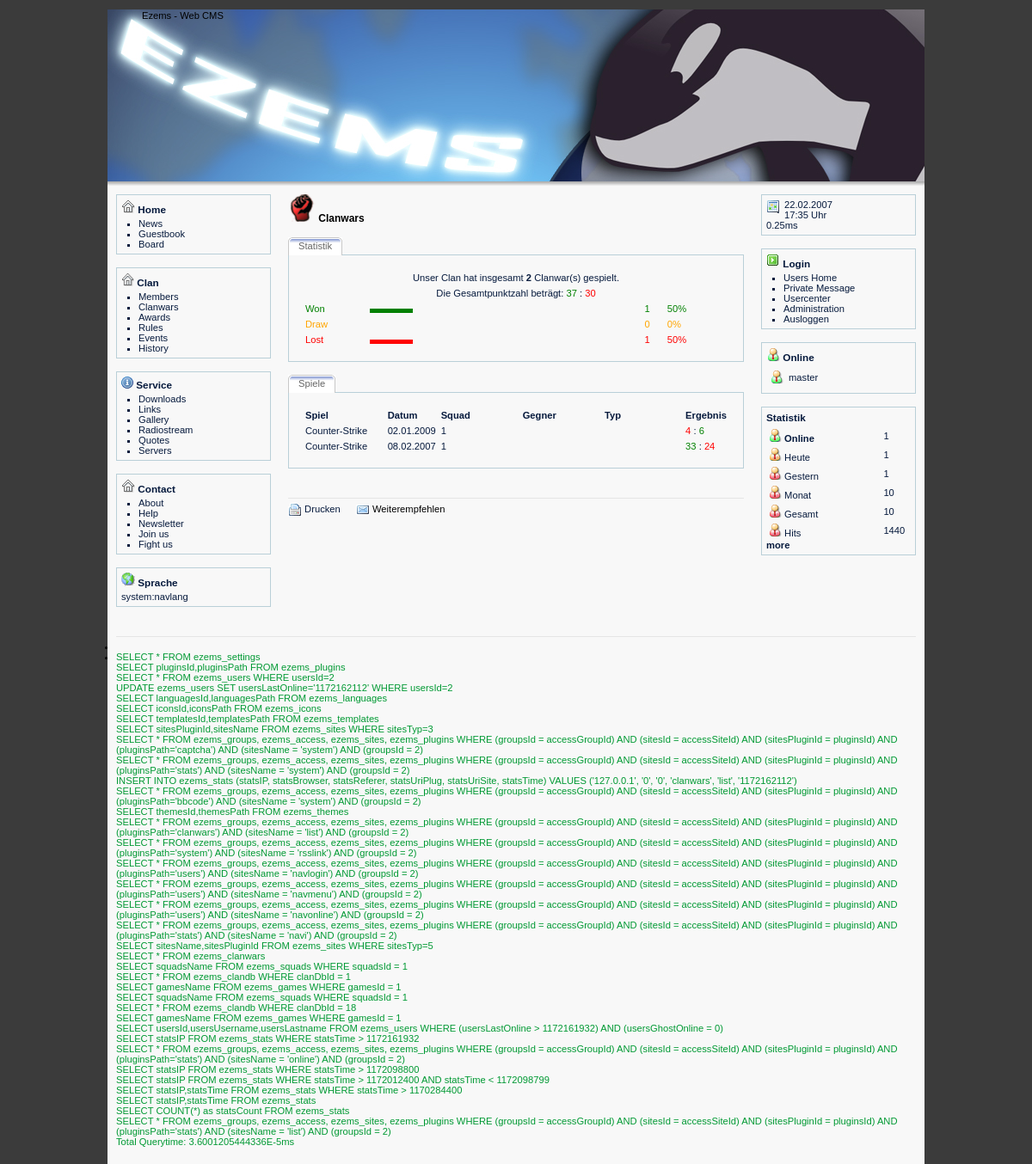
Screenshot of /index.php?view=clanwars&site=list (signed in) with the database file from the repository.
### tables this page shows
CREATE TABLE ezems_clanwars (
    clanwarsId int(7) unsigned NOT NULL auto_increment,
    clanwarsGameId int(7) DEFAULT '0' NOT NULL,
    clanwarsCategoryId int(7) DEFAULT '0' NOT NULL,
    clanwarsSquadId int(7) DEFAULT '0' NOT NULL,
    clanwarsEnemyId int(7) DEFAULT '0' NOT NULL,
    clanwarsSquadListPlayerId text NOT NULL,
    clanwarsListEnemy text NOT NULL,
    clanwarsDate varchar(20) NOT NULL,
    clanwarsMapsId text NOT NULL,
    clanwarsResults text NOT NULL,
    clanwarsFiles text NOT NULL,
  PRIMARY KEY (clanwarsId)
);

CREATE TABLE ezems_settings (
    settingsId int(7) NOT NULL auto_increment,
    settingsPlugin varchar(20) NOT NULL,
    settingsKey varchar(30) NOT NULL,
    settingsValue varchar(80) NOT NULL,
  PRIMARY KEY (settingsId)
);

CREATE TABLE ezems_users (
    usersId int(7) NOT NULL auto_increment,
    usersUsername varchar(80),
    usersPassword varchar(80),
    usersThemeId int(7),
    usersTemplateId int(7),
    usersIconId int(7),
    usersLanguageId int(7),
    usersGroupId int(7),
    usersLastOnline int(11),
    usersGhostOnline int(1),
    usersFirstname varchar(80),
    usersLastname varchar(80),
    usersEmail varchar(80),
    usersTime int(11),
  PRIMARY KEY (usersId)
);

### system/subs/templates.php (called while the page is built, shortened)
<?php
 $ecFile = 'system/subs/templates.php';
$ecTemplatesData = dbSelect('templatesId,templatesPath',1,'templates');
while($templates = mysql_fetch_object($ecTemplatesData))
{
	$ecLocal['templatesList'][$templates->templatesId] = $templates->templatesPath;
}
$ecLocal['template'] = $ecLocal['templatesList'][$ecUser['templateId']];
function ecTemplate($plugin, $site, $part = 'default', $language = 0)
{
	global $ecSettings, $ecFile, $ecLocal, $ecUser;
	$language = empty($language) ? $site : $language;
	$ecLang = ecGetLang($plugin, $language);
	$templatePath = 'templates/' . $ecLocal['template'] . '/' . $plugin . '/' . $site . '.html';
	if (file_exists($templatePath))
	{
		$template = implode('',file($templatePath));
		$template = str_replace('{ecTableWidth}', $ecLocal['tableWidth'], $template);
		if ($part != 'default')
		{
			preg_match_all ("/\<\!\+" . $part . "\>(.*?)\<\!\-" . $part . "/Sis", $template , $tmpPart);
			if (isset($tmpPart[1][0]))
			{
				$template = $tmpPart[1][0];
			}
			else
			{
				$template = '';
				ecError($ecFile, 'Templateerror: Part "'.$part.'" not found');
			}
		}
		else
		{
			$template = preg_replace("/\{\!(.*?)\}/is", '', $template);
		}
		preg_match_all ("={(.)(.*?)}=si", $template , $tmpVars);
		$count = count($tmpVars[0]);
		$i = 0;
		while(!empty($count))
		{
			if ($tmpVars[1][$i] == '?')
			{
				if (isset($ecLang[$tmpVars[2][$i]]))
				{
					$template = str_replace($tmpVars[0][$i], $ecLang[$tmpVars[2][$i]], $template);
				}
				else
				{
					$template = str_replace($tmpVars[0][$i], 'not defined!', $template);
					ecError($ecFile,'Languagevar '.$tmpVars[0][$i].' isn`t defined');
				}
			}
			elseif ($tmpVars[1][$i] == '$')
			{
				if (isset($GLOBALS[$tmpVars[2][$i]]))
				{
					$template = str_replace($tmpVars[0][$i], $GLOBALS[$tmpVars[2][$i]], $template);
				}
				else
				{
					$template = str_replace($tmpVars[0][$i], '', $template);
				}
			}
			$i++;
			$count--;
		}
		preg_match_all ("={icon:(.*?)}=si", $template , $tmpVarsIcons);
		$count = count($tmpVarsIcons[0]);
		$i = 0;
		while(!empty($count))
		{
			$iconsdata = preg_split('=:=si',$tmpVarsIcons[1][$i]);
			if (file_exists('icons/'.$ecLocal['icons'].'/'.$iconsdata[0]))
			{
				$icon = 'icons/'.$ecLocal['icons'].'/'.$iconsdata[0].'/'.$iconsdata[1].'.png';
				$icon = file_exists($icon) ? $icon : 'icons/'.$ecLocal['icons'].'/'.$iconsdata[0].'/default.png';
			}
			else
			{
				$icon = '';
				$message = 'Iconfolder not found: icons/'.$ecLocal['icons'].'/'.$iconsdata[0].'/';
				ecError($ecFile,$message);
			}
			$template = str_replace($tmpVarsIcons[0][$i], $icon, $template);
			$i++;
			$count--;
		}
		return $template;
	}
	else
	{
		$templatePath = 'templates/' . $ecLocal['template'] . '/' . $plugin . '/' . $site;
		$message = 'Template (' . $templatePath . '.html) nicht vorhanden';
		$message2 = 'Template (' . $site . '.html) nicht vorhanden';
		ecError($ecFile,$message);
		return $message2;
	}
}
?>

### system/subs/errorhandler.php (called while the page is built, shortened)
<?php
$ecLocal['errors'] = array();
?>

### config.php (called while the page is built, shortened)
<?php
	$ecLocal['errorLog'] = 0;
	$ecLocal['cryptKey'] = 'sEcu21re';
?>

### system/subs/languages.php (called while the page is built, shortened)
<?php
$ecLanguagesData = dbSelect('languagesId,languagesPath',1,'languages');
while($languages = mysql_fetch_object($ecLanguagesData))
{
	$ecLocal['languagesList'][$languages->languagesId] = $languages->languagesPath;
}
$ecLocal['language'] = $ecLocal['languagesList'][$ecUser['languageId']];
include('languages/'.$ecLocal['language'].'/global.php');
?>

### languages/german_de/global.php (called while the page is built, shortened)
<?php
$ecGobalLang['sunday'] = 'Sonntag';
$ecGobalLang['monday'] = 'Montag';
$ecGobalLang['tuesday'] = 'Dienstag';
$ecGobalLang['wednesday'] = 'Mittwoch';
$ecGobalLang['thursday'] = 'Donnerstag';
$ecGobalLang['friday'] = 'Freitag';
$ecGobalLang['saturday'] = 'Samstag';
$ecGobalLang['january'] = 'Januar';
$ecGobalLang['february'] = 'Februar';
$ecGobalLang['march'] = 'März';
$ecGobalLang['april'] = 'April';
$ecGobalLang['may'] = 'Mai';
$ecGobalLang['june'] = 'Juni';
$ecGobalLang['juli'] = 'Juli';
$ecGobalLang['august'] = 'August';
$ecGobalLang['september'] = 'September';
$ecGobalLang['october'] = 'Oktober';
$ecGobalLang['november'] = 'November';
$ecGobalLang['december'] = 'Dezember';
$ecGobalLang['charset']  = 'ISO-8859-15';
$ecGobalLang['datetyp']  = 'd.m.Y';
$ecGobalLang['timetyp']  = 'H:i';
$ecGobalLang['the'] = 'der';
$ecGobalLang['th'] = '.';
$ecGobalLang['oclock'] = 'Uhr';
$ecGobalLang['first'] = 'erste';
$ecGobalLang['back'] = 'vorherige';
$ecGobalLang['last'] = 'letzte';
$ecGobalLang['next'] = 'nächste';
$ecGobalLang['orderby'] = 'Geordnet nach';
$ecGobalLang['descending'] = 'Absteigend';
$ecGobalLang['ascending'] = 'Aufsteigend';
$ecGobalLang['referer1']	= 'Automatische Weiterleitung in';
$ecGobalLang['referer2']	= 'Sekunden <br /> Direkt:';
$ecGobalLang['next']		= 'weiter';
$ecGobalLang['test4']		= 'Test4';
?>

### system/subs/date.php (called while the page is built, shortened)
<?php
function ecDate($date, $typ = 1)
{
	global $tmpMonths, $tmpDays, $ecGobalLang, $ecLocal;
	if ($typ == 1)
	{
		$back = date($ecGobalLang['timetyp'], $date);
		$back .= ' ';
		$back .= $ecGobalLang['oclock'];
		return $back;
	}
	elseif ($typ == 2)
	{
		return date($ecGobalLang['datetyp'], $date);
	}
}
$ecLocal['date'] = ecDate($ecLocal['timestamp'], 2);
$ecLocal['time'] = ecDate($ecLocal['timestamp'], 1);
?>

### system/subs/icons.php (called while the page is built, shortened)
<?php
$ecIconsData = dbSelect('iconsId,iconsPath',1,'icons');
while($icons = mysql_fetch_object($ecIconsData))
{
	$ecLocal['iconsList'][$icons->iconsId] = $icons->iconsPath;
}
?>

### plugins/clanwars/list.php (the view, shortened to what this page needs)
<?php
$draw = 0;
$clanwarsSql = dbSelect('*', 1, 'clanwars');
while ($clanwarInfos = mysql_fetch_object($clanwarsSql))
{
	$results = $clanwarInfos->clanwarsResults;
	$scorePerMapArray = explode('|µ|', $results);
	$i = 0;
	while($i < count($scorePerMapArray))
	{
		$scorePerRoundArray = explode(':', $scorePerMapArray[$i]);
		$j = 1;
		while($j < count($scorePerRoundArray))
		{
			$ergebnisTeam1 = $scorePerRoundArray[$j];
			$j++;
			$ergebnisTeam2 = $scorePerRoundArray[$j];
			$j++;
			$ergebnisTeam1_2 = $ergebnisTeam1+$scorePerRoundArray[$j];
			$j++;
			$ergebnisTeam2_2 = $ergebnisTeam2+$scorePerRoundArray[$j];
			$j++;
			if($ergebnisTeam1_2 < $ergebnisTeam2_2)
			{
				$result = "<font color=\"red\">".$ergebnisTeam1_2."</font> : <font color=\"green\">".$ergebnisTeam2_2."</font>";
			}
			elseif($ergebnisTeam1_2 == $ergebnisTeam2_2)
			{
				$draw++;
				$result = "<font color=\"orange\">".$ergebnisTeam1_2." : ".$ergebnisTeam2_2."</font>";
			}
			else
			{
				$result = "<font color=\"green\">".$ergebnisTeam1_2."</font> : <font color=\"red\">".$ergebnisTeam2_2."</font>";
			}
		}
		$i++;
	}
}
echo ecTemplate('clanwars', 'list', 'entry');
?>

### plugins/users/navonline.php (shortened to what this page needs)
<?php
echo ecTemplate('users', 'navonline', 'onlineHead');
$onlineTime = $ecLocal['timestamp'] - 180;
$ecOnlineData = dbSelect('usersId,usersUsername,usersLastname',1,'users',"(usersLastOnline > $onlineTime) AND (usersGhostOnline = 0)");
while($users = mysql_fetch_object($ecOnlineData))
{
	echo ecTemplate('users', 'navonline', 'onlineData');
}
echo ecTemplate('users', 'navonline', 'onlineFoot');
?>

### templates/default/style.css (style rules this page uses)
div.head { margin-bottom: 15px; font-size: 12px; font-weight: bold; vertical-align: middle; width: 100%; }
table.table { width: 100%; }
div.clickTabBox ul.clickTabNav { margin: 0px; padding: 0px; list-style: none; background: url(images/tabs/tab-border.gif) bottom repeat-x; height: 21px; }
div.clickTabBox ul.clickTabNav li { display: block; float: left; text-align:center; margin-right: 1px; }
div.clickTabBox ul.clickTabNav li a { display: block; float: left; line-height: 21px; text-decoration: none; padding: 0px 12px; color: #666666; font-weight: normal; cursor: pointer; }
div.clickTabBox div.clickTab { clear: both; color: #061a3d; margin-bottom: 15px; }

### themes/water/style.css (style rules this page uses)
body { background: #3b3b3b; color: #000000; margin: 0; padding: 0; font: 70% Verdana, Arial, Tahoma, Helvetica, sans-serif; }
ul, li, h1, h2, p { margin: 0; padding: 0; }
h2 { font-size: 105%; margin-bottom: 4px; }
p { margin-bottom: 10px; line-height: 130%; }
a { text-decoration: none; color: #061a3d; }
img { border: 0; }
hr { background:#e5e5e5; color:#e5e5e5; border: #e5e5e5; height: 1px; }
td { padding: 2px; }
#main { width: 950px; margin: 0 auto; background: #f8f8f8; }
#logo { background: #000 url(images/logo.jpg) no-repeat; height: 200px; }
#line { background: url(images/line.jpg); height: 5px; font-size: 5px; }
#left { float: left; width: 200px; }
#middle { float: left; width: 550px; }
#right { float: left; width: 200px; }
#rightin, #middlein, #leftin { padding: 10px; }
#rightin div { background: #f8f8f8; color: #061a3d; border: 1px solid #b9cfd8; padding: 5px; margin-bottom: 15px; }
#rightin div ul { list-style: square; }
#rightin div li { margin-left: 20px; }
#leftin div { background: #f8f8f8; color: #061a3d; border: 1px solid #b9cfd8; padding: 5px; margin-bottom: 15px; }
#leftin div ul { list-style: square; }
#leftin div li { margin-left: 20px; }
#foot { clear: both; padding: 3px 10px 20px 10px; }
#sql { clear: both; padding: 3px 10px 20px 10px; }
#foot img { vertical-align: middle; }
#foot li { display: inline; padding-right: 15px; }
#middlein ul li { list-style: square }

### rows the page displays
ezems_clanwars: clanwarsResults "4", clanwarsResults "6"
ezems_clanwars: clanwarsResults.settingsValue "33", clanwarsResults.settingsValue "24"

### other values shown
ecTemplate('users', 'navmenu', 'links') "Users Home Private Message Usercenter"
ecTemplate('users', 'navmenu', 'admin') "Administration"
ecTemplate('users', 'navmenu', 'logout') "Ausloggen"
ecTemplate('stats', 'navi', 'statsOnlineLink') "Online 1"
ecTemplate('stats', 'navi', 'statsToday') "Heute 1"
ecTemplate('stats', 'navi', 'statsYesterday') "Gestern 1"
ecTemplate('stats', 'navi', 'statsMonth') "Monat 10"
ecTemplate('stats', 'navi', 'statsAll') "Gesamt 10"
ecTemplate('stats', 'navi', 'statsHits') "Hits 1440"
ecTemplate('stats', 'navi', 'statsMore') "more"
